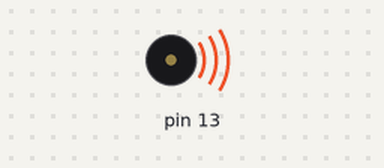
Bench run of a sketch on a simulated Arduino Uno, built with avr-gcc and run on an emulated ATmega328P. Parts: buzzer (waves = sounding).

Above: at 2.4 s.
At 8.6 s:
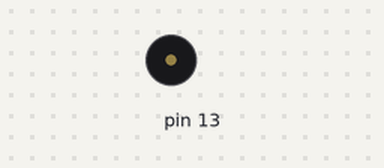
Timing chart, 0 to 11.6 s (numbered marks = the images above):
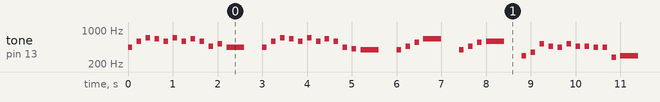

The sketch:

padrino.ino
```cpp
void setup() {
  pinMode (13, OUTPUT);
}

void loop() {
  tone(13, 440, 100);
  delay(200);
  tone(13, 587, 100);
  delay(200);
  tone(13, 698, 100);
  delay(200);
  tone(13, 659, 100);
  delay(200);
  tone(13, 587, 100);
  delay(200);
  tone(13, 698, 100);
  delay(200);
  tone(13, 587, 100);
  delay(200);
  tone(13, 659, 100);
  delay(200);
  tone(13, 587, 100);
  delay(200);
  tone(13, 466, 100);
  delay(200);
  tone(13, 523, 100);
  delay(200);
  tone(13, 440, 400);
  delay(800);
 tone(13, 440, 100);
  delay(200);
  tone(13, 587, 100);
  delay(200);
  tone(13, 698, 100);
  delay(200);
  tone(13, 659, 100);
  delay(200);
  tone(13, 587, 100);
  delay(200);
  tone(13, 698, 100);
  delay(200);
  tone(13, 587, 100);
  delay(200);
  tone(13, 659, 100);
  delay(200);
  tone(13, 587, 100);
  delay(200);
  tone(13, 440, 100);
  delay(200);
  tone(13, 415, 100);
  delay(200);
  tone(13, 392, 400);
  delay(800);
   tone(13, 392,100);
  delay(200);
 tone(13, 466, 100);
  delay(200);
  tone(13, 554, 100);
  delay(200);
  tone(13, 660, 400);
  delay(800);
  tone(13, 392,100);
  delay(200);
  tone(13, 466, 100);
  delay(200);
  tone(13, 554, 100);
  delay(200);
  tone(13, 587, 400);
  delay(800);
   tone(13, 293, 100);
  delay(200);
tone(13, 349, 100);
  delay(200);
tone(13, 523, 100);
  delay(200);
tone(13, 466, 100);
  delay(200);
tone(13, 440, 100);
  delay(200);
  tone(13, 523, 100);
  delay(200);
  tone(13, 466, 100);
  delay(200);
  tone(13, 466, 100);
  delay(200);
tone(13, 440, 100);
  delay(200);
  tone(13, 440, 100);
  delay(200);
    tone(13, 277, 100);
  delay(200);
   tone(13, 293, 400);
  delay(800);

  tone(13, 587, 100);
  delay(200);
    tone(13, 587, 100);
  delay(200);
    tone(13, 554, 100);
  delay(200);
    tone(13, 523, 400);
  delay(800);
    tone(13, 659, 200);
  delay(400);
    tone(13, 587, 100);
  delay(200);
    tone(13, 466, 100);
  delay(200);
    tone(13, 440, 400);
  delay(800);
    tone(13, 440, 100);
  delay(200);
    tone(13, 523, 100);
  delay(200);
    tone(13, 440, 100);
  delay(200);
    tone(13, 392, 400);
  delay(800);
    tone(13, 392, 100);
  delay(200);
    tone(13, 466, 100);
  delay(200);
    tone(13, 415, 100);
  delay(200);
    tone(13, 440, 500);
  delay(1000);
}
```

Measured:
- by itself, tone on pin 13: plays 440 Hz for 0.10 s, 587 Hz for 0.10 s, 698 Hz for 0.10 s, 659 Hz for 0.10 s, 587 Hz for 0.10 s, 698 Hz for 0.10 s … (444 notes in this stretch)
